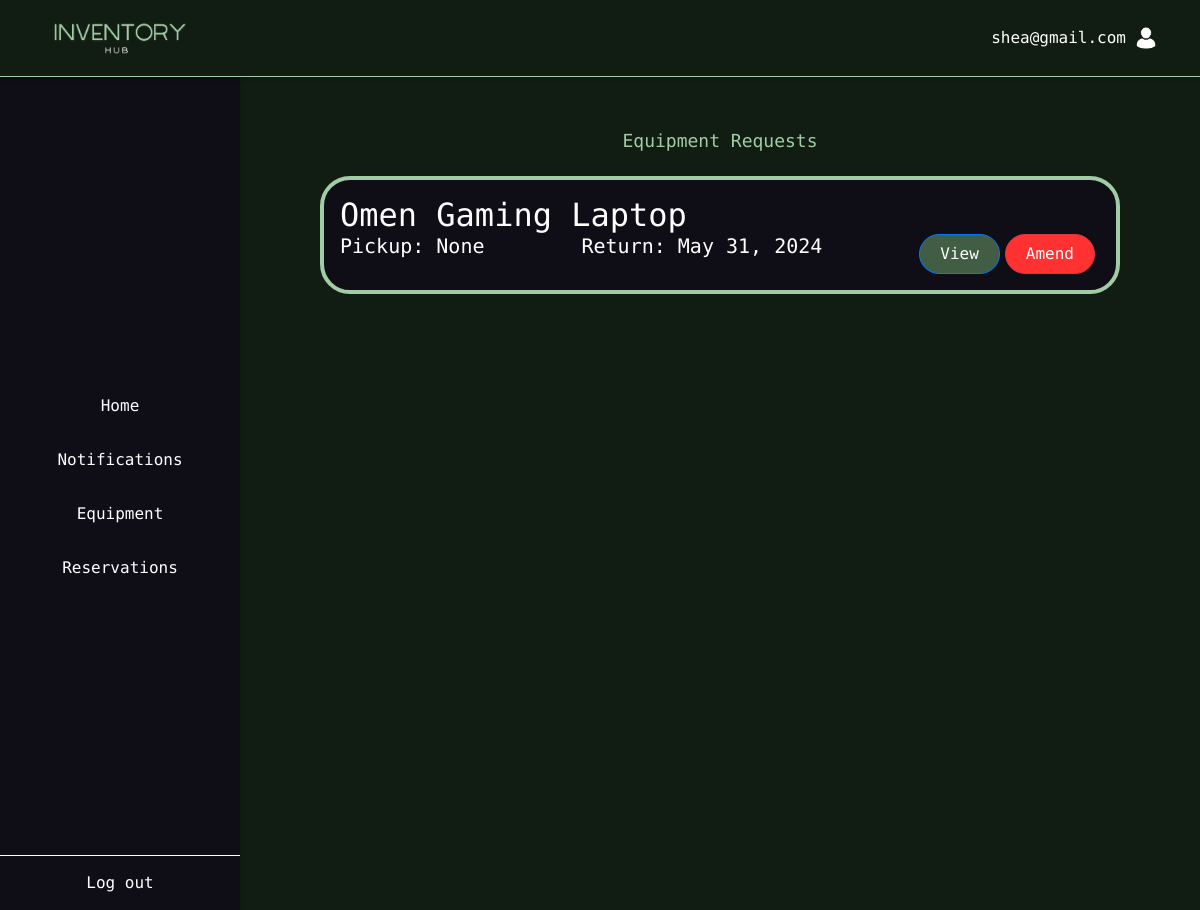
The app's page /requests/ (signed in) with its own data.
### InventoryManagement/models.py (models this page shows, shortened)
class CustomUser(AbstractUser):
    username = models.CharField(max_length=255, unique=True, blank=False)
    USERNAME_FIELD = 'email'
    REQUIRED_FIELDS = ['username', 'first_name', 'last_name']
    email = models.EmailField(unique=True)
    phone = models.CharField(max_length=20)
    role = models.ForeignKey(Role, on_delete=models.SET(get_user_role), default=get_user_role)
    objects = CustomUserManager()

class Booking(models.Model):
    device = models.ForeignKey(Device, on_delete=models.CASCADE)
    user = models.ForeignKey(settings.AUTH_USER_MODEL, on_delete=models.CASCADE)
    booking_req_date = models.DateField()
    booking_status = models.CharField(max_length=50)
    status_change_date = models.DateTimeField(auto_now_add=True)
    collected_status = models.BooleanField(default=False)
    collected_date = models.DateTimeField(null=True, blank=True)
    device_exp_ret_date = models.DateField()
    device_act_ret_date = models.DateField(null=True, blank=True)

class Device(models.Model):
    device_name = models.CharField(max_length=100)
    device_type = models.CharField(max_length=50)
    device_desc = models.CharField(max_length=200, null=True, blank=True)
    device_status = models.BooleanField(default=False)  # Changed from CharField to BooleanField
    location = models.ForeignKey(Location, on_delete=models.CASCADE)
    config = models.ForeignKey('DeviceConfig', on_delete=models.CASCADE, null=False, blank=False)
    return_day = models.IntegerField(default=0)
    def __str__(self):
        return self.device_name

### InventoryManagement/views.py (the view)
# urls.py: path("requests/", views.equipmentRequests, name="requests"),
@login_required
def equipmentRequests(request):
    bookings = Booking.objects.filter(user=request.user)
    return render(request, "equipmentRequest.html", { "bookings": bookings })

### InventoryManagement/templates/equipmentRequest.html
{% extends "base.html" %}
{% load static %}
{% block styles %}
    <link rel="stylesheet" href={% static "/css/reservations.css" %}>
    <link rel="stylesheet" href={% static "/css/basscss.css" %}>
{% endblock %}
{% block content %}
  <div class="rsv-root">
    <h3 class="mx-auto mb-2 simple-hd">
      Equipment Requests
    </h3>
    {% for booking in bookings %}
    <div class="rsv-block p2 mt2">
      <div class="flex">
        <h3 class="h1 m0" style="font-weight: initial">
          {{ booking.device }}
        </h3>
      </div>
      <div class="flex">
        <h5 class="p0 mt0">
          Pickup: {{ booking.device_act_ret_date }}
        </h5>
        <h5 class="ml-auto p0 mt0">
          Return: {{ booking.device_exp_ret_date }}
        </h5>
        <div class="my-auto ml-auto">
            <a href={% url 'device_view' booking.device.config.device_serial %}> <button class="btn btn-primary">View</button> </a>
            <a href={% url "cancel_reservation" booking.device.config.device_serial %}> <button class="btn btn-danger">Amend</button> </a>
        </div>
      </div>
    </div>
    {% endfor %}
  </div>
{% endblock %}

### InventoryManagement/templates/base.html (shortened to what this page needs)
<!DOCTYPE html>
<html lang="en">
<head>
    {% load static %}
    <link href="https://stackpath.bootstrapcdn.com/bootstrap/4.3.1/css/bootstrap.min.css" rel="stylesheet">
    {% load django_bootstrap5 %}
    <link rel="stylesheet" href="{% static 'css/base.css' %}">
    {% block styles %}
        {% endblock %}
</head>
<body>
    <div class="top-bar">
        <div class="logo">
            <img src="{% static 'images/inventory.png' %}" alt="Logo" style="height: 40px;">
        </div>
            <div class="profile-info">
                {% block user_name %}
                    <p>{{ user.email }}</p>
                {% endblock user_name %}
                <img src="{% static "images/profile_icon.png" %}" alt="Profile">
            </div>
        </div>
    <div class="sidebar">
        {% if user.role.role_name == 'admin' %}
        <a href="{% url 'admin_home' %}">Home</a>
        {% elif user.role.role_name == "user" %}
        <a href="{% url 'user_home' %}">Home</a>
        {% endif %}
        <a href="{% url 'notifications' %}">Notifications</a>
        <a href="{% url 'equipment' %}">Equipment</a>
        {% if user.role.role_name == 'admin' %}
        <a href="{% url 'reservations' %}">Reservations</a>
        {% elif user.role.role_name == "user" %}
        <a href="{% url 'requests' %}">Reservations</a>
        {% endif %}
        <div class="logout">
            <a href={% url 'logout' %}>Log out</a>
        </div>
    </div>
    {% block content %}
    {% endblock content %}
</body>
</html>

### static/css/base.css (style rules this page uses)
body, html { margin: 0; font-family: "Source Code Pro", monospace; font-optical-sizing: auto; font-weight: 300; font-style: normal; background-color: rgb(17, 29, 19); height: 100%; }
.logo { width: 20%; align-items: center; text-align: center; }
.top-bar { background-color: rgb(17, 29, 19); box-shadow: 0 2px 4px rgba(0,0,0,0.1); display: flex; justify-content: space-between; align-items: center; padding: 1.5% 0%; position: fixed; width: 100%; top: 0; z-index: 1001; box-sizing: border-box; margin: auto; border-bottom: 1px solid rgb(161, 204, 165); }
.profile-info { display: flex; align-items: center; padding: 0 2%; }
.profile-info img { width: 40px; height: 40px; border-radius: 50%; margin-right: 10px; }
.profile-info p { margin: 0; font-size: 16px; color: white }
.sidebar { width: 20%; background-color: #0F0E17; color: white; position: fixed; top: 1.7cm; left: 0; bottom: 0; overflow-y: auto; display: flex; flex-direction: column; justify-content: center; z-index: 1000; box-shadow: 2px 0 5px rgba(0, 0, 0, 0.1); }
.sidebar a { padding: 15px 20px; text-decoration: none; font-size: 1rem; color: white; display: block; transition: background-color 0.3s; text-align: center; }
.logout { position: absolute; bottom: 0; width: 100%; text-align: center; border-top: 1px solid #fff; }
button { border: none; border-radius: 5px; padding: 10px 15px; cursor: pointer; margin-right: 5px; }
.simple-hd { color: #a1cca5; font-size: 18px; text-align: center; }

### static/css/reservations.css (style rules this page uses)
.my-auto { margin-top: auto; margin-bottom: auto; }
.rsv-root { align-items: center; border-radius: 30px; position: relative; margin-left: 27%; margin-top: 110px; padding: 20px 0; color: white; width: 66%; display: flex; flex-direction: column; }
.rsv-block { color: white; border-radius: 30px; border: 4px solid rgb(161, 204, 165); background-color: #0f0e17; width: 800px; }
.btn { border-radius: 20px; padding: 0px 20px; height: 40px; color: #fff; }
.btn-primary { background-color: #415d43; }
.btn-danger { background-color: #ff3131; }
.simple-hd { color: #a1cca5; font-size: 18px; text-align: center; }
.my-auto { display: flex; flex-direction: row; }

### static/css/basscss.css (style rules this page uses)
.h1 { font-size:2rem }
.m0 { margin:0 }
.mt0 { margin-top:0 }
.mt2 { margin-top:1rem }
.ml-auto { margin-left:auto }
.mr-auto,.mx-auto { margin-right:auto }
.mx-auto { margin-left:auto }
.p0 { padding:0 }
.p2 { padding:1rem }
.flex { display:-webkit-box;display:-webkit-flex;display:-ms-flexbox;display:flex }

### records on screen
CustomUser: email "shea@gmail.com"
Booking: device "Omen Gaming Laptop", device_act_ret_date "None", device_exp_ret_date "May 31, 2024"
